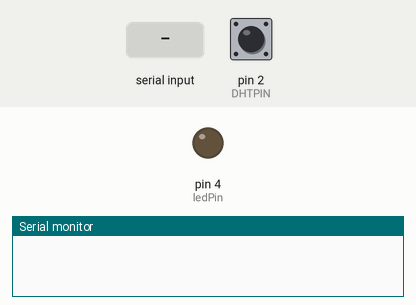
Recording of a sketch running on a simulated Arduino Uno, built with avr-gcc and run on an emulated ATmega328P. Shown: output pins drawn as LEDs (lit = HIGH), the last lines printed to the serial monitor. Inputs (shaded band) come from the test bench; at power-on: pin 2 (DHTPIN) HIGH.

Above: at 1.2 s.
1.3 s: "1" received over Serial
At 1.6 s:
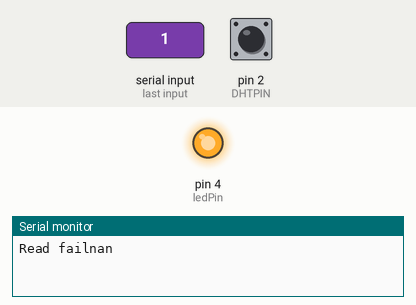
Timing chart, 0 to 4.3 s (numbered marks = the images above; inputs shaded):
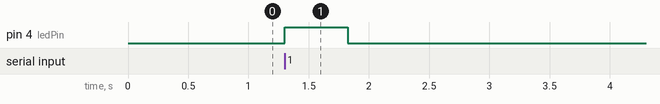

Measured:
- after the input at 1.3 s, pin 4 (ledPin): LOW → HIGH at once, → LOW 0.52 s later

The sketch:

DHT22.ino
```cpp
#include "DHT.h"

#define DHTPIN 2
#define DHTTYPE DHT22

DHT dht(DHTPIN, DHTTYPE);

const int ledPin = 4;

void setup()
{
  // initialize the serial communication:
  Serial.begin(9600);
  pinMode(ledPin, OUTPUT);

   dht.begin();
}

void loop() {
  char buffer[1];

  // check if data has been sent from the computer:
  if (Serial.available()) {
    Serial.readBytes(buffer, 1);

    digitalWrite(ledPin, HIGH);


    float h = dht.readHumidity();
    float t = dht.readTemperature();

    Serial.println(h);
    Serial.println(t);

    digitalWrite(ledPin, LOW);
  }
}
```
